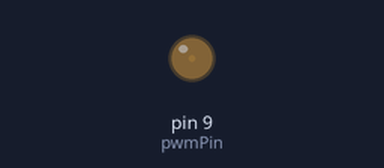
A sketch run on a simulated Arduino Uno, built with avr-gcc and run on an emulated ATmega328P. Shown: output pins drawn as LEDs (lit = HIGH).

Above: at 0.05 s.
At 1.15 s:
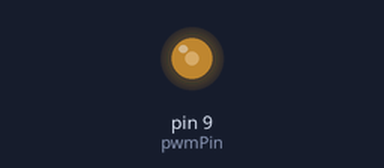
At 2.3 s:
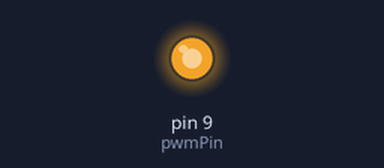
At 4.55 s:
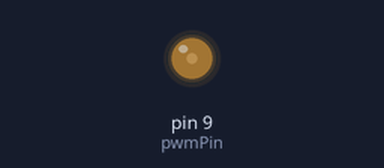
Timing chart, 0 to 6.6 s (numbered marks = the images above):
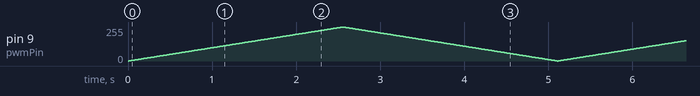

The sketch:

AnalogWriteDemo.ino
```cpp
const int pwmPin = 9;

void setup() {
  pinMode(pwmPin, OUTPUT);

}

void loop() {
  for(int i = 0; i < 255; i++){
    analogWrite(pwmPin, i);
    delay(10);
  }
  for(int i = 255; i > 0; i--){
    analogWrite(pwmPin, i);
    delay(10);
  }


}
```
